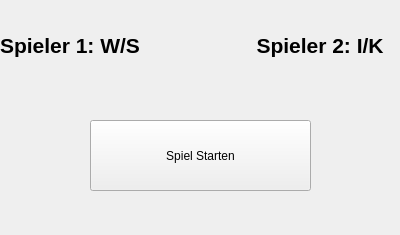
<?xml version="1.0" encoding="UTF-8"?>
<ui version="4.0">
 <class>Pong</class>
 <widget class="QMainWindow" name="Pong">
  <property name="geometry">
   <rect>
    <x>0</x>
    <y>0</y>
    <width>400</width>
    <height>235</height>
   </rect>
  </property>
  <property name="minimumSize">
   <size>
    <width>400</width>
    <height>235</height>
   </size>
  </property>
  <property name="maximumSize">
   <size>
    <width>400</width>
    <height>235</height>
   </size>
  </property>
  <property name="windowTitle">
   <string>Pong</string>
  </property>
  <widget class="QWidget" name="centralWidget">
   <widget class="QPushButton" name="initBtn">
    <property name="geometry">
     <rect>
      <x>90</x>
      <y>120</y>
      <width>221</width>
      <height>71</height>
     </rect>
    </property>
    <property name="text">
     <string>Spiel Starten</string>
    </property>
   </widget>
   <widget class="QLabel" name="label">
    <property name="geometry">
     <rect>
      <x>0</x>
      <y>10</y>
      <width>391</width>
      <height>71</height>
     </rect>
    </property>
    <property name="font">
     <font>
      <pointsize>16</pointsize>
      <weight>75</weight>
      <bold>true</bold>
     </font>
    </property>
    <property name="text">
     <string>Spieler 1: W/S                    Spieler 2: I/K</string>
    </property>
   </widget>
  </widget>
 </widget>
 <resources/>
 <connections>
  <connection>
   <sender>initBtn</sender>
   <signal>clicked()</signal>
   <receiver>Pong</receiver>
   <slot>initBtn_Click()</slot>
   <hints>
    <hint type="sourcelabel">
     <x>159</x>
     <y>162</y>
    </hint>
    <hint type="destinationlabel">
     <x>182</x>
     <y>89</y>
    </hint>
   </hints>
  </connection>
 </connections>
 <slots>
  <slot>initBtn_Click()</slot>
  <slot>sensSlider_ValueChanged(int)</slot>
  <slot>sensBox_ValueChanged(int)</slot>
 </slots>
</ui>
